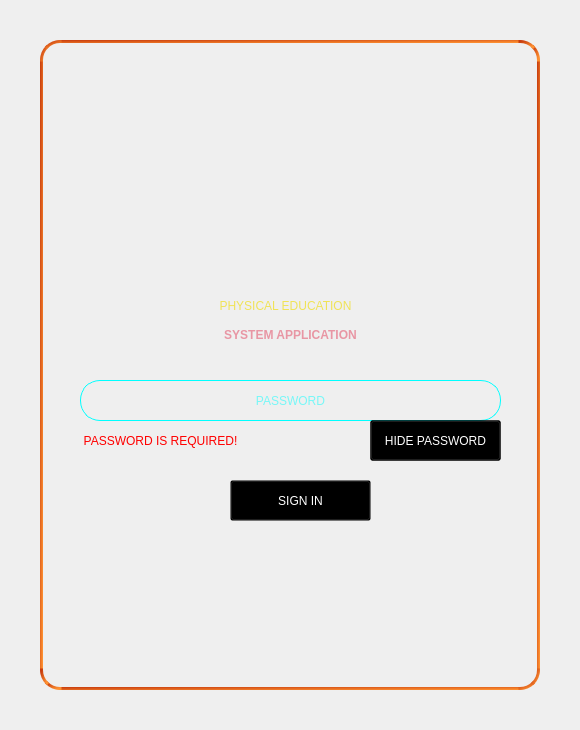
        <widget class="QWidget" name="login">
         <layout class="QGridLayout" name="gridLayout_4">
          <property name="leftMargin">
           <number>0</number>
          </property>
          <property name="topMargin">
           <number>0</number>
          </property>
          <property name="rightMargin">
           <number>0</number>
          </property>
          <property name="bottomMargin">
           <number>0</number>
          </property>
          <property name="spacing">
           <number>0</number>
          </property>
          <item row="0" column="0">
           <layout class="QGridLayout" name="gridLayout_3">
            <property name="spacing">
             <number>0</number>
            </property>
            <item row="2" column="1">
             <spacer name="verticalSpacer_2">
              <property name="orientation">
               <enum>Qt::Vertical</enum>
              </property>
              <property name="sizeHint" stdset="0">
               <size>
                <width>20</width>
                <height>40</height>
               </size>
              </property>
             </spacer>
            </item>
            <item row="1" column="2">
             <spacer name="horizontalSpacer_2">
              <property name="orientation">
               <enum>Qt::Horizontal</enum>
              </property>
              <property name="sizeHint" stdset="0">
               <size>
                <width>40</width>
                <height>20</height>
               </size>
              </property>
             </spacer>
            </item>
            <item row="1" column="0">
             <spacer name="horizontalSpacer">
              <property name="orientation">
               <enum>Qt::Horizontal</enum>
              </property>
              <property name="sizeHint" stdset="0">
               <size>
                <width>40</width>
                <height>20</height>
               </size>
              </property>
             </spacer>
            </item>
            <item row="0" column="1">
             <spacer name="verticalSpacer">
              <property name="orientation">
               <enum>Qt::Vertical</enum>
              </property>
              <property name="sizeHint" stdset="0">
               <size>
                <width>20</width>
                <height>40</height>
               </size>
              </property>
             </spacer>
            </item>
            <item row="1" column="1">
             <widget class="QFrame" name="frame">
              <property name="minimumSize">
               <size>
                <width>500</width>
                <height>650</height>
               </size>
              </property>
              <property name="styleSheet">
               <string notr="true">QFrame {
border: 3px solid qlineargradient(spread:pad, x1:0.051, y1:0, x2:1, y2:1, stop:0 rgba(200, 61, 14, 255), stop:0.931818 rgba(254, 145, 50, 255));
border-radius: 20px;
}

QLabel {
border: transparent;
}
</string>
              </property>
              <property name="frameShape">
               <enum>QFrame::StyledPanel</enum>
              </property>
              <property name="frameShadow">
               <enum>QFrame::Raised</enum>
              </property>
              <widget class="QLineEdit" name="lineEdit">
               <property name="geometry">
                <rect>
                 <x>40</x>
                 <y>340</y>
                 <width>421</width>
                 <height>41</height>
                </rect>
               </property>
               <property name="styleSheet">
                <string notr="true">QLineEdit {background: transparent;
border: 1px solid rgb(0, 255, 255);
border-radius: 20px;
color: rgb(0, 255, 255);
font: 20pt &quot;Nirmala UI&quot;;}</string>
               </property>
               <property name="inputMethodHints">
                <set>Qt::ImhHiddenText|Qt::ImhNoAutoUppercase|Qt::ImhNoPredictiveText|Qt::ImhSensitiveData</set>
               </property>
               <property name="inputMask">
                <string/>
               </property>
               <property name="text">
                <string/>
               </property>
               <property name="frame">
                <bool>true</bool>
               </property>
               <property name="echoMode">
                <enum>QLineEdit::Password</enum>
               </property>
               <property name="alignment">
                <set>Qt::AlignCenter</set>
               </property>
               <property name="placeholderText">
                <string>PASSWORD</string>
               </property>
               <property name="clearButtonEnabled">
                <bool>true</bool>
               </property>
              </widget>
              <widget class="QLabel" name="label_5">
               <property name="geometry">
                <rect>
                 <x>0</x>
                 <y>270</y>
                 <width>501</width>
                 <height>51</height>
                </rect>
               </property>
               <property name="styleSheet">
                <string notr="true">background: transparent;
color: rgb(232, 150, 164);
font: 30pt &quot;Nirmala UI&quot;;</string>
               </property>
               <property name="text">
                <string>&lt;strong&gt;SYSTEM APPLICATION&lt;/strong&gt;</string>
               </property>
               <property name="alignment">
                <set>Qt::AlignCenter</set>
               </property>
              </widget>
              <widget class="QLabel" name="label_3">
               <property name="geometry">
                <rect>
                 <x>0</x>
                 <y>250</y>
                 <width>491</width>
                 <height>31</height>
                </rect>
               </property>
               <property name="styleSheet">
                <string notr="true">background: transparent;
color:rgb(240, 227, 87);
font: 20pt &quot;Nirmala UI&quot;;</string>
               </property>
               <property name="text">
                <string>PHYSICAL EDUCATION</string>
               </property>
               <property name="alignment">
                <set>Qt::AlignCenter</set>
               </property>
              </widget>
              <widget class="QLabel" name="label_4">
               <property name="geometry">
                <rect>
                 <x>40</x>
                 <y>390</y>
                 <width>161</width>
                 <height>21</height>
                </rect>
               </property>
               <property name="styleSheet">
                <string notr="true">background: transparent;
color: rgb(255, 0, 0);
font: 10pt &quot;Nirmala UI&quot;;</string>
               </property>
               <property name="text">
                <string>PASSWORD IS REQUIRED!</string>
               </property>
               <property name="alignment">
                <set>Qt::AlignCenter</set>
               </property>
              </widget>
              <widget class="QPushButton" name="pushButton_2">
               <property name="geometry">
                <rect>
                 <x>330</x>
                 <y>380</y>
                 <width>131</width>
                 <height>41</height>
                </rect>
               </property>
               <property name="styleSheet">
                <string notr="true">QPushButton {background: transparent;
color: rgb(255, 255, 255);
font: 10pt &quot;Nirmala UI&quot;;}

QPushButton::hover {
	color: rgb(98, 158, 255)
}</string>
               </property>
               <property name="text">
                <string>SHOW PASSWORD</string>
               </property>
              </widget>
              <widget class="QPushButton" name="pushButton_3">
               <property name="geometry">
                <rect>
                 <x>330</x>
                 <y>380</y>
                 <width>131</width>
                 <height>41</height>
                </rect>
               </property>
               <property name="styleSheet">
                <string notr="true">QPushButton {background: transparent;
color: rgb(255, 255, 255);
font: 10pt &quot;Nirmala UI&quot;;}

QPushButton::hover {
	color: rgb(98, 158, 255)
}</string>
               </property>
               <property name="text">
                <string>HIDE PASSWORD</string>
               </property>
              </widget>
              <widget class="QPushButton" name="pushButton">
               <property name="geometry">
                <rect>
                 <x>190</x>
                 <y>440</y>
                 <width>141</width>
                 <height>41</height>
                </rect>
               </property>
               <property name="styleSheet">
                <string notr="true">QPushButton {background: transparent;
color: rgb(255, 255, 255);
font: 87 20pt &quot;Arial Black&quot;;}

QPushButton::hover {
	color: rgb(255, 170, 0);
}</string>
               </property>
               <property name="text">
                <string>SIGN IN</string>
               </property>
              </widget>
              <widget class="QLabel" name="label">
               <property name="geometry">
                <rect>
                 <x>0</x>
                 <y>110</y>
                 <width>501</width>
                 <height>131</height>
                </rect>
               </property>
               <property name="styleSheet">
                <string notr="true">background: url(:/equipment/violet.png);
background-repeat: no repeat;
background-position: center;</string>
               </property>
               <property name="text">
                <string/>
               </property>
              </widget>
              <widget class="QLabel" name="label_2">
               <property name="geometry">
                <rect>
                 <x>50</x>
                 <y>110</y>
                 <width>181</width>
                 <height>131</height>
                </rect>
               </property>
               <property name="styleSheet">
                <string notr="true">background:url(:/equipment/green.png);
background-repeat: no repeat;
background-position: center;</string>
               </property>
               <property name="text">
                <string/>
               </property>
              </widget>
              <widget class="QLabel" name="label_6">
               <property name="geometry">
                <rect>
                 <x>270</x>
                 <y>110</y>
                 <width>181</width>
                 <height>131</height>
                </rect>
               </property>
               <property name="styleSheet">
                <string notr="true">background:url(:/equipment/yellow.png);
background-repeat: no repeat;
background-position: center;</string>
               </property>
               <property name="text">
                <string/>
               </property>
              </widget>
              <widget class="QPushButton" name="pushButton_13">
               <property name="enabled">
                <bool>true</bool>
               </property>
               <property name="geometry">
                <rect>
                 <x>410</x>
                 <y>560</y>
                 <width>61</width>
                 <height>61</height>
                </rect>
               </property>
               <property name="minimumSize">
                <size>
                 <width>50</width>
                 <height>50</height>
                </size>
               </property>
               <property name="maximumSize">
                <size>
                 <width>5555</width>
                 <height>520</height>
                </size>
               </property>
               <property name="styleSheet">
                <string notr="true">QPushButton {

background: transparent;
border-radius: 30px;
}
QPushButton::hover{
	
	background-color: rgb(166, 76, 16);
}</string>
               </property>
               <property name="text">
                <string/>
               </property>
               <property name="icon">
                <iconset resource="IMAGES/images.qrc">
                 <normaloff>:/logout/LOGOUT.png</normaloff>:/logout/LOGOUT.png</iconset>
               </property>
               <property name="iconSize">
                <size>
                 <width>30</width>
                 <height>30</height>
                </size>
               </property>
              </widget>
             </widget>
            </item>
           </layout>
          </item>
         </layout>
        </widget>
